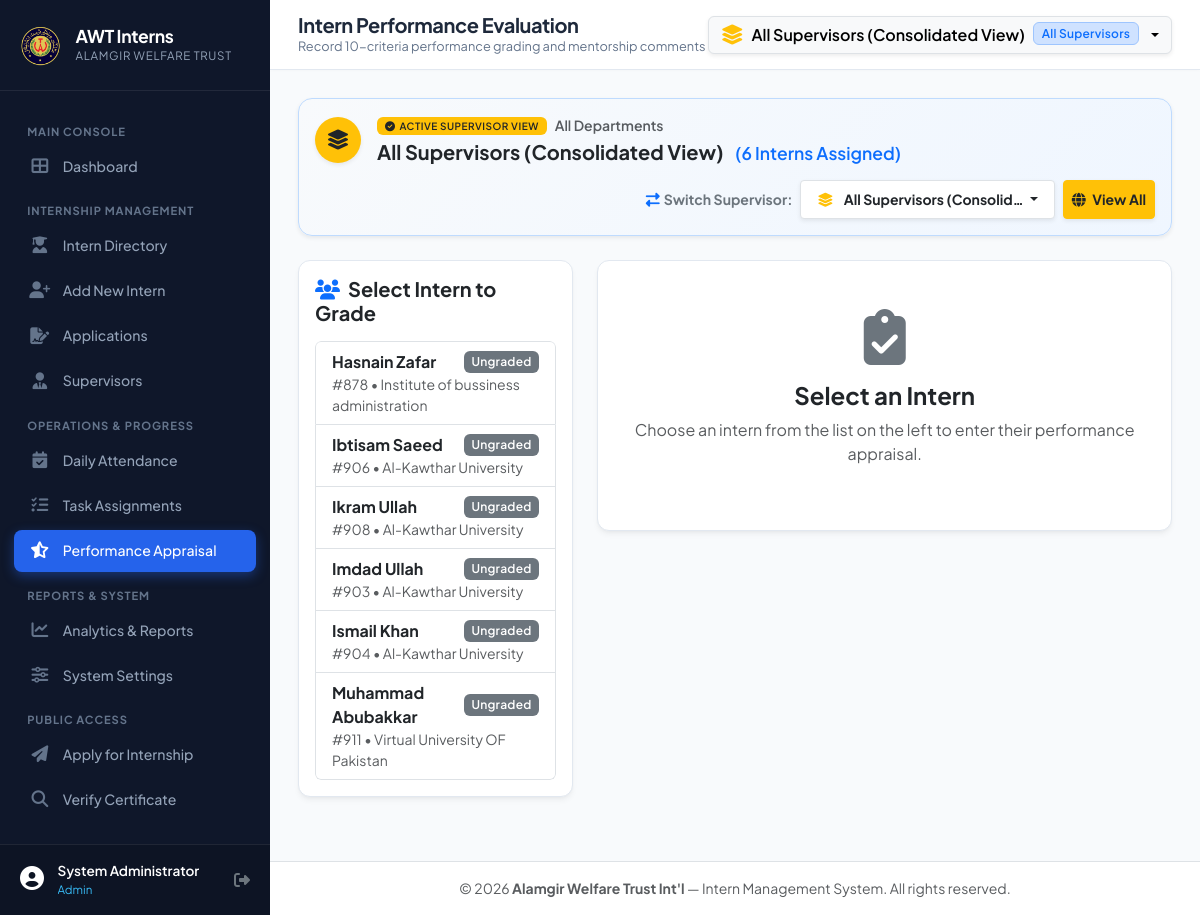
/supervisor/appraisal.php?switch_supervisor=all (signed in), run on the app's committed database.
### tables this page shows
CREATE TABLE `interns` (
    `id` INT AUTO_INCREMENT PRIMARY KEY,
    `user_id` INT NULL,
    `sname` VARCHAR(200) NOT NULL,
    `Father_name` VARCHAR(200) NULL,
    `Cellnumber` VARCHAR(100) NULL,
    `Email` VARCHAR(150) NULL,
    `Address` TEXT NULL,
    `sInstitute` VARCHAR(200) NULL,
    `Degree` VARCHAR(150) NULL,
    `sterm` VARCHAR(100) NULL,
    `Location` VARCHAR(150) NULL,
    `ERPNO` VARCHAR(100) NULL,
    
     
    `iyear` VARCHAR(20) NULL,
    `Summer` TINYINT(1) NOT NULL DEFAULT 0,
    `Hours` VARCHAR(100) NULL,
    `dateassignfrom` DATETIME NULL,
    `dateassignto` DATETIME NULL,
    `dateprefferedfrom` DATETIME NULL,
    `dateprefferedto` DATETIME NULL,
    `DateofInternship` DATETIME NULL,
    `Dateofentry` DATETIME NULL,
    `Date_of_Submission` DATETIME NULL,
    
     
    `GroupName` INT NULL,
    `GroupTime` VARCHAR(100) NULL,
    `GroupN` VARCHAR(100) NULL,
    
     
    `confirmed` TINYINT(1) NOT NULL DEFAULT 0,
    `Waiting` TINYINT(1) NOT NULL DEFAULT 0,
    `status` ENUM('pending', 'confirmed', 'waiting', 'active', 'completed', 'terminated') NOT NULL DEFAULT 'pending',
    
     
    `Organizationname` VARCHAR(200) DEFAULT 'Alamgir Welfare Trust Int''l',
    `Department` VARCHAR(150) NULL,
    `Supervisor` VARCHAR(150) NULL,
    `supervisor_id` INT NULL,
    `Mentor` VARCHAR(150) NULL,
    `Designationanddepartment` VARCHAR(200) NULL,
    `HRperson` VARCHAR(150) DEFAULT 'Nisar Ahmed',
    `HRdesignation` VARCHAR(150) DEFAULT 'Coordinator',
    
     
    `Request_Form` TINYINT(1) NOT NULL DEFAULT 0,
    `Photograph` TINYINT(1) NOT NULL DEFAULT 0,
    `CV` TINYINT(1) NOT NULL DEFAULT 0,
    `Recommendation_Letter` TINYINT(1) NOT NULL DEFAULT 0,
    `CNIC_copy` TINYINT(1) NOT NULL DEFAULT 0,
    `Student_ID` TINYINT(1) NOT NULL DEFAULT 0,
    `photo` VARCHAR(255) NULL,
    
     
    `punctuality` INT DEFAULT 0,
    `regularity` INT DEFAULT 0,
    `productivity` INT DEFAULT 0,
    `relationship_with_others` INT DEFAULT 0,
    `Initiative` INT DEFAULT 0,
    `Maturity` INT DEFAULT 0,
    `Confidence` INT DEFAULT 0,
    `Analytical_ability` INT DEFAULT 0,
    `abilityhardword` INT DEFAULT 0,
    `knowledge` INT DEFAULT 0,
    `total_score` INT GENERATED ALWAYS AS (
        `punctuality` + `regularity` + `productivity` + `relationship_with_others` +
        `Initiative` + `Maturity` + `Confidence` + `Analytical_ability` +
        `abilityhardword` + `knowledge`
    ) STORED,
    
     
    `Assignedwork` TEXT NULL,
    `comments` TEXT NULL,
    `Assignment1` TINYINT(1) NOT NULL DEFAULT 0,
    `Assignment2` TINYINT(1) NOT NULL DEFAULT 0,
    `Assignment3` TINYINT(1) NOT NULL DEFAULT 0,
    `Assignment4` TINYINT(1) NOT NULL DEFAULT 0,
    `Assignment5` TINYINT(1) NOT NULL DEFAULT 0,
    `Assignments` TEXT NULL,
    `Remarks` TEXT NULL,
    `Certificate_Period_Detail` VARCHAR(255) NULL,
    
     
    `created_at` TIMESTAMP DEFAULT CURRENT_TIMESTAMP,
    `updated_at` TIMESTAMP DEFAULT CURRENT_TIMESTAMP ON UPDATE CURRENT_TIMESTAMP,
    
    INDEX `idx_intern_institute` (`sInstitute`),
    INDEX `idx_intern_year` (`iyear`),
    INDEX `idx_intern_status` (`status`),
    INDEX `idx_intern_confirmed` (`confirmed`),
    INDEX `idx_intern_waiting` (`Waiting`),
    INDEX `idx_intern_dept` (`Department`),
    CONSTRAINT `fk_intern_user` FOREIGN KEY (`user_id`) REFERENCES `users` (`id`) ON DELETE SET NULL,
    CONSTRAINT `fk_intern_supervisor` FOREIGN KEY (`supervisor_id`) REFERENCES `supervisors` (`id`) ON DELETE SET NULL
);

### config/database.php (called while the page is built, shortened)
<?php
function get_db(): PDO {
    static $pdo = null;
    if ($pdo === null) {
        $configs = [];
        $configs[] = [
            'host' => 'localhost',
            'port' => '3306',
            'name' => 'intern',
            'user' => 'intern',
            'pass' => '4DI*Id845'
        ];
        $configs[] = [
            'host' => '127.0.0.1',
            'port' => '3306',
            'name' => 'intern',
            'user' => 'intern',
            'pass' => '4Dl*ld845'
        ];
        $configs[] = [
            'host' => 'localhost',
            'port' => '3306',
            'name' => 'intern',
            'user' => 'iternawt',
            'pass' => 'e^18bD4q3'
        ];
        $configs[] = [
            'host' => '127.0.0.1',
            'port' => '3306',
            'name' => 'awt_internship',
            'user' => 'root',
            'pass' => ''
        ];
        $configs[] = [
            'host' => 'localhost',
            'port' => '3306',
            'name' => 'intern',
            'user' => 'root',
            'pass' => ''
        ];
        $options = [
            PDO::ATTR_ERRMODE            => PDO::ERRMODE_EXCEPTION,
            PDO::ATTR_DEFAULT_FETCH_MODE => PDO::FETCH_ASSOC,
            PDO::ATTR_EMULATE_PREPARES   => false,
            PDO::MYSQL_ATTR_INIT_COMMAND => "SET NAMES " . DB_CHARSET
        ];
        $lastException = null;
        foreach ($configs as $cfg) {
            try {
                $dsn = "mysql:host=" . $cfg['host'] . ";port=" . $cfg['port'] . ";dbname=" . $cfg['name'] . ";charset=" . DB_CHARSET;
                $pdo = new PDO($dsn, $cfg['user'], $cfg['pass'], $options);
                return $pdo;
            } catch (PDOException $e) {
                $lastException = $e;
            }
        }
        die("
            <div style='font-family:Segoe UI,Tahoma,sans-serif;max-width:600px;margin:50px auto;padding:24px;border:1px solid #f5c6cb;background:#f8d7da;color:#721c24;border-radius:8px;'>
                <h3 style='margin-top:0;'>Database Connection Notice</h3>
                <p>Unable to connect to the AWT Internship database. Please ensure your database server is running and credentials in <code>config/database.php</code> are configured properly.</p>
                <p style='font-size:13px;color:#491217;'>Error details: " . htmlspecialchars($lastException ? $lastException->getMessage() : 'Unknown error') . "</p>
            </div>
        ");
    }
    return $pdo;
}
function db_query(string $sql, array $params = []): PDOStatement {
    $db = get_db();
    $stmt = $db->prepare($sql);
    $stmt->execute($params);
    return $stmt;
}
function db_fetch_all(string $sql, array $params = []): array {
    $stmt = db_query($sql, $params);
    return $stmt->fetchAll();
}

### supervisor/appraisal.php (the view, shortened to what this page needs)
<?php
require_once __DIR__ . '/../config/database.php';
require_once __DIR__ . '/../config/helpers.php';
$supContext = get_active_supervisor_context();
$isAll = $supContext['is_all'];
$selectedInternId = (int)($_GET['intern_id'] ?? 0);
$intern = null;
if ($isAll) {
    $internList = db_fetch_all("
        SELECT id, sname, sInstitute,
               (punctuality + regularity + productivity + relationship_with_others + Initiative + Maturity + Confidence + Analytical_ability + abilityhardword + knowledge) AS total_score
        FROM interns
        ORDER BY sname ASC
    ");
}
require_once __DIR__ . '/../includes/header.php';
?>
<div class="row g-4">
    <div class="col-lg-4">
        <div class="awt-card p-3">
            <h5 class="fw-bold mb-3 text-dark"><i class="fas fa-users text-primary me-2"></i>Select Intern to Grade</h5>
            <div class="list-group" style="max-height: 520px; overflow-y: auto;">
                <?php if (empty($internList)): ?>
                    <div class="p-3 text-muted small text-center">No assigned interns found.</div>
                <?php else: ?>
                    <?php foreach ($internList as $item): ?>
                        <a href="appraisal.php?intern_id=<?= $item['id']; ?>"
                           class="list-group-item list-group-item-action <?= ($selectedInternId === (int)$item['id']) ? 'active' : ''; ?>">
                            <div class="d-flex justify-content-between align-items-center">
                                <span class="fw-bold"><?= e($item['sname']); ?></span>
                                <span class="badge <?= $item['total_score'] > 0 ? 'bg-success' : 'bg-secondary'; ?>">
                                    <?= $item['total_score'] > 0 ? $item['total_score'] . '/100' : 'Ungraded'; ?>
                                </span>
                            </div>
                            <small class="<?= ($selectedInternId === (int)$item['id']) ? 'text-white-50' : 'text-muted'; ?> d-block">
                                #<?= $item['id']; ?> &bull; <?= e($item['sInstitute'] ?: '—'); ?>
                            </small>
                        </a>
                    <?php endforeach; ?>
                <?php endif; ?>
            </div>
        </div>
    </div>
    <div class="col-lg-8">
        <?php if (!$intern): ?>
            <div class="awt-card text-center py-5">
                <i class="fas fa-clipboard-check display-4 text-secondary mb-3"></i>
                <h4 class="fw-bold text-dark">Select an Intern</h4>
                <p class="text-muted">Choose an intern from the list on the left to enter their performance appraisal.</p>
            </div>
        <?php endif; ?>
    </div>
</div>
<?php require_once __DIR__ . '/../includes/footer.php'; ?>

### assets/css/style.css (style rules this page uses)
:root { --awt-primary: #1e3a8a; --awt-primary-light: #3b82f6; --awt-primary-dark: #0f172a; --awt-accent: #0d9488; --awt-accent-light: #14b8a6; --awt-gold: #d97706; --awt-bg: #f8fafc; --awt-card-bg: #ffffff; --awt-sidebar-bg: #0f172a; --awt-sidebar-text: #94a3b8; --awt-sidebar-active: #2563eb; --awt-text-main: #1e293b; --awt-text-muted: #64748b; --awt-border: #e2e8f0; --awt-shadow: 0 4px 6px -1px rgba(0, 0, 0, 0.05), 0 2px 4px -2px rgba(0, 0, 0, 0.05); --awt-shadow-lg: 0 10px 15px -3px rgba(0, 0, 0, 0.07), 0 4px 6px -4px rgba(0, 0, 0, 0.05); --awt-radius: 12px; }
body { font-family: 'Plus Jakarta Sans', -apple-system, BlinkMacSystemFont, "Segoe UI", Roboto, sans-serif; background-color: var(--awt-bg); color: var(--awt-text-main); min-height: 100vh; display: flex; flex-direction: column; overflow-x: hidden; }
.awt-card { background: var(--awt-card-bg); border: 1px solid var(--awt-border); border-radius: var(--awt-radius); box-shadow: var(--awt-shadow); padding: 1.5rem; margin-bottom: 1.5rem; transition: transform 0.2s ease, box-shadow 0.2s ease; }
.badge { font-weight: 600; letter-spacing: 0.02em; border-radius: 6px; padding: 0.4em 0.65em; }

### data on the page
interns: sname "Hasnain Zafar", id "878", sInstitute "Institute of bussiness administration"
interns: sname "Ibtisam Saeed", id "906", sInstitute "Al-Kawthar University"
interns: sname "Ikram Ullah", id "908", sInstitute "Al-Kawthar University"
interns: sname "Imdad Ullah", id "903", sInstitute "Al-Kawthar University"
interns: sname "Ismail Khan", id "904", sInstitute "Al-Kawthar University"
interns: sname "Muhammad Abubakkar", id "911", sInstitute "Virtual University OF Pakistan"

### other printed values
$currentUser['name'] "System Administrator"
$currentUser['role'] "Admin"
$pageTitle "Intern Performance Evaluation"
$pageSubtitle "Record 10-criteria performance grading and mentorship comments"
$supContext['supervisor']['name'] "All Supervisors (Consolidated View)"
$activeSup['name'] "All Supervisors (Consolidated View)"
$activeSup['intern_count'] "6"
$activeSup['name'] "All Supervisors (Consolid…"
